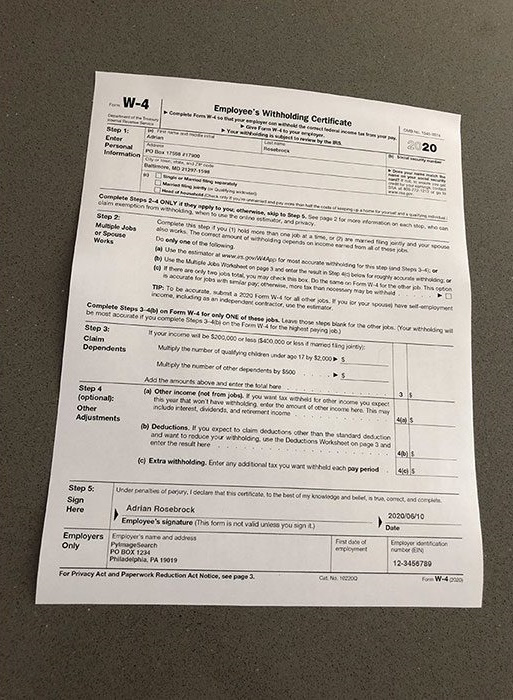
//> input picture images/img01.png, 513 x 700 px
$ ./main   (built with g++ and OpenCV 4)
//> lines starting //> are read from the running program, lines starting //| are printed output that depends on the picture; after the words box and inside, x2 and y2 are one past the last pixel; in counts of white or black regions, pixels touching at a corner belong together
#include <opencv2/highgui/highgui.hpp>
#include <opencv2/imgproc.hpp>
#include <iostream>

using namespace cv;
using namespace std;

Mat openImage(string path)
{
    Mat output_image = imread(path, IMREAD_UNCHANGED);
//> output_image is the input picture: 700 rows x 513 cols, CV_8UC3; mean B, G, R 135.6, 145.3, 152.5

    if (output_image.empty()) {
        cout << "Could not open or find the image\n";
        return Mat();
    }

    return output_image;
}

Mat closingMorphological(Mat input_image)
{
    Mat output_image;
    int morph_size = 2;

    Mat element = getStructuringElement(
        MORPH_RECT,
        Size(1 * morph_size + 1, 2 * morph_size + 1),
        Point(morph_size, morph_size));

    morphologyEx(input_image, output_image, MORPH_CLOSE, element,
        Point(-1, -1), 2);

    return output_image;
}

Mat toGrayscale(Mat input_image)
{
    Mat output_image;
    if (input_image.channels() == 3) {
        cvtColor(input_image, output_image, COLOR_BGR2GRAY);
//> output_image: 700 rows x 513 cols, CV_8UC1
    }
    else {
        output_image = input_image.clone();
    }

    return output_image;
}

Mat thresholdingOperation(Mat input_image)
{
    Mat output_image;

    double thresh = 180;
    double maxval = 255;
    int type = THRESH_BINARY;

    threshold(input_image, output_image, thresh, maxval, type);
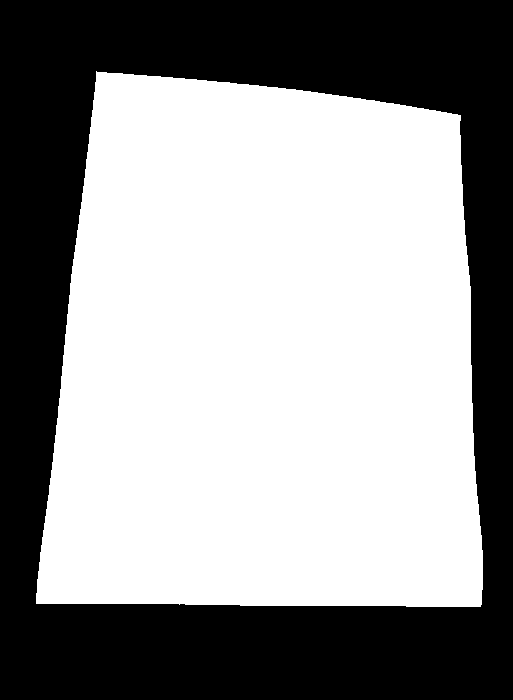
//> output_image: 700 rows x 513 cols, CV_8UC1; 58.4% white; 1 black region, box (x1, y1, x2, y2) and area: (0, 0, 513, 700) 149468

    return output_image;
}

Mat edgeDetection(Mat input_image)
{
    Mat output_image;

    double threshold1 = 50;
    double threshold2 = 150;

    Canny(input_image, output_image, threshold1, threshold2);
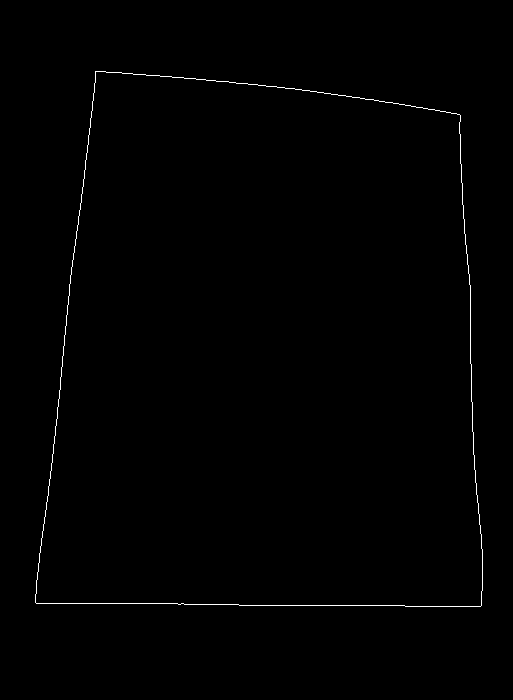
//> output_image: 700 rows x 513 cols, CV_8UC1; 0.51% white in thin lines or dots, all inside (x1, y1, x2, y2) = (35, 71, 483, 607)

    return output_image;
}

Mat cornerDetection(Mat input_image, vector<Point>& sorted_corners)
{
    Mat output_image;
    vector<vector<Point>> contours;

    findContours(input_image, contours, RETR_EXTERNAL, CHAIN_APPROX_SIMPLE);
//> contours = 1 contour; box (x1, y1, x2, y2) and area: (35, 71, 483, 607) 209538

    double max_area = 0;
    size_t max_index = 0;
    for (size_t i = 0; i < contours.size(); i++) {
        double area = contourArea(contours[i]);
        if (area > max_area) {
            max_area = area;
            max_index = i;
        }
    }
//> this loop made 1 pass
//> (area, max_area) on pass 1: (209538, 209538)
//> after the loop, max_area = 209538; max_index = 0

    //Douglas-Peucker algorithm
    vector<Point> approx;
    double epsilon = 0.02 * arcLength(contours[max_index], true);
//> epsilon = 37.77
    approxPolyDP(contours[max_index], approx, epsilon, true);
//> approx = 4 Points (x, y): [95, 71], [35, 602], [480, 606], [460, 115]

    while (approx.size() > 4) {
        epsilon *= 1.1;
        approxPolyDP(contours[max_index], approx, epsilon, true);
    }
//> this loop made 0 passes
//> after the loop, epsilon = 37.77

    if (approx.size() > 4) {
        vector<Point> best_quad;
        double max_quad_area = 0;
        for (size_t i = 0; i < approx.size(); i++) {
            for (size_t j = i + 1; j < approx.size(); j++) {
                for (size_t k = j + 1; k < approx.size(); k++) {
                    for (size_t l = k + 1; l < approx.size(); l++) {
                        vector<Point> quad = { approx[i], approx[j], approx[k], approx[l] };
                        double area = contourArea(quad);
                        if (area > max_quad_area) {
                            max_quad_area = area;
                            best_quad = quad;
                        }
                    }
                }
            }
        }
        approx = best_quad;
    }

    sorted_corners = vector<Point>(4, Point(0, 0));
    if (approx.size() == 4) {
        Point center(0, 0);
        for (const auto& pt : approx) center += pt;
//> this loop made 4 passes
//> (pt, center) on passes 2 to 4: (Point(35, 602), Point(130, 673)), (Point(480, 606), Point(610, 1279)), (Point(460, 115), Point(1070, 1394))
        center.x /= 4;
//> center = Point(267, 1394)
        center.y /= 4;
//> center = Point(267, 348)

        for (const auto& pt : approx) {
            if (pt.x < center.x && pt.y < center.y) sorted_corners[0] = pt; // top-left
            else if (pt.x > center.x && pt.y < center.y) sorted_corners[1] = pt; // top-right
            else if (pt.x > center.x && pt.y > center.y) sorted_corners[2] = pt; // bottom-right
            else sorted_corners[3] = pt; // bottom-left
        }
//> this loop made 4 passes

        for (const auto& pt : sorted_corners) {
            if (pt == Point(0, 0)) {
                sort(approx.begin(), approx.end(), [](const Point& a, const Point& b) { return a.y < b.y; });
                sort(approx.begin(), approx.begin() + 2, [](const Point& a, const Point& b) { return a.x < b.x; });
                sort(approx.begin() + 2, approx.end(), [](const Point& a, const Point& b) { return a.x > b.x; });
                sorted_corners[0] = approx[0];
                sorted_corners[1] = approx[1];
                sorted_corners[2] = approx[3];
                sorted_corners[3] = approx[2];
                break;
            }
        }
//> this loop made 4 passes
    }
    else {
        sorted_corners = approx;
    }

    if (input_image.channels() == 1) {
        cvtColor(input_image, output_image, COLOR_GRAY2BGR);
    }
    else {
        output_image = input_image.clone();
    }

    for (size_t i = 0; i < sorted_corners.size(); i++) {
        circle(output_image, sorted_corners[i], 10, Scalar(0, 0, 255), FILLED);
        putText(output_image, to_string(i), sorted_corners[i], FONT_HERSHEY_SIMPLEX, 1, Scalar(255, 255, 255), 2);
        line(output_image, sorted_corners[i], sorted_corners[(i + 1) % sorted_corners.size()], Scalar(0, 255, 0), 2);
    }
//> this loop made 4 passes
//> pass 1, in cornerDetection, `putText(output_image, to_string(i), sorted_corners[i], FONT_HERSHEY_SI..`:
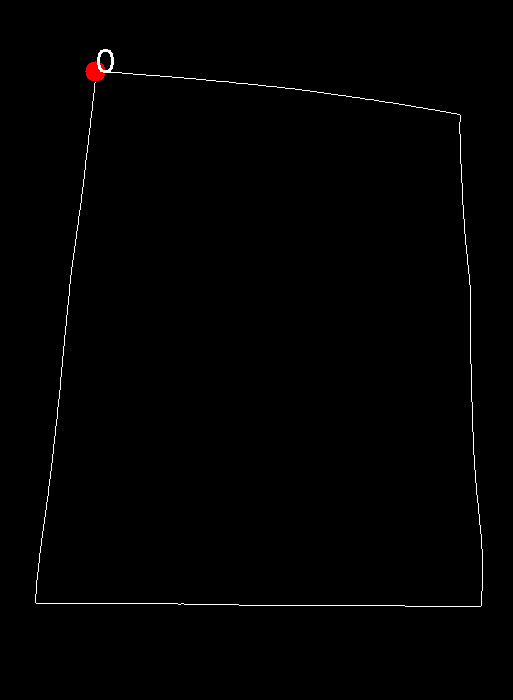
//> output_image: 700 rows x 513 cols, CV_8UC3; mean B, G, R 1.4, 1.4, 1.6
//> pass 2, in cornerDetection, `putText(output_image, to_string(i), sorted_corners[i], FONT_HERSHEY_SI..`:
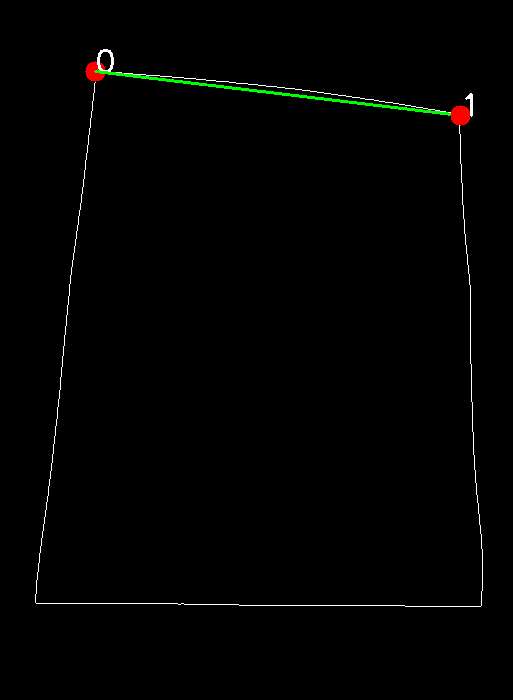
//> output_image: 700 rows x 513 cols, CV_8UC3; 0.41% of pixels changed, all inside (x1, y1, x2, y2) = (94, 70, 473, 126)
//> pass 3, in cornerDetection, `putText(output_image, to_string(i), sorted_corners[i], FONT_HERSHEY_SI..`:
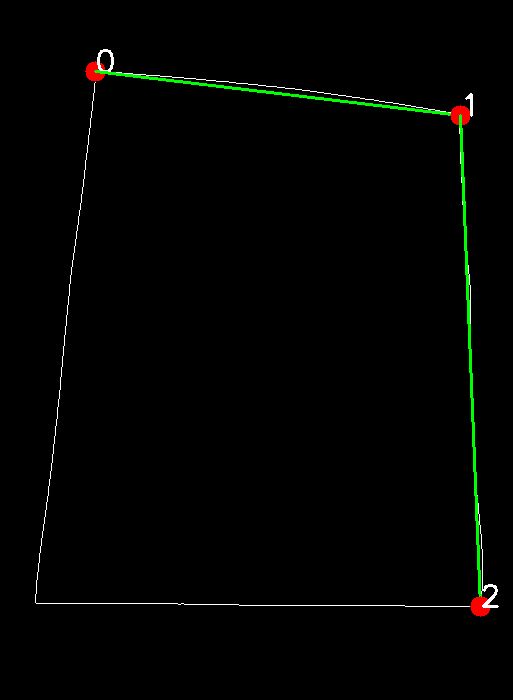
//> output_image: 700 rows x 513 cols, CV_8UC3; 0.52% of pixels changed, all inside (x1, y1, x2, y2) = (459, 114, 499, 617)
//> after the loop:
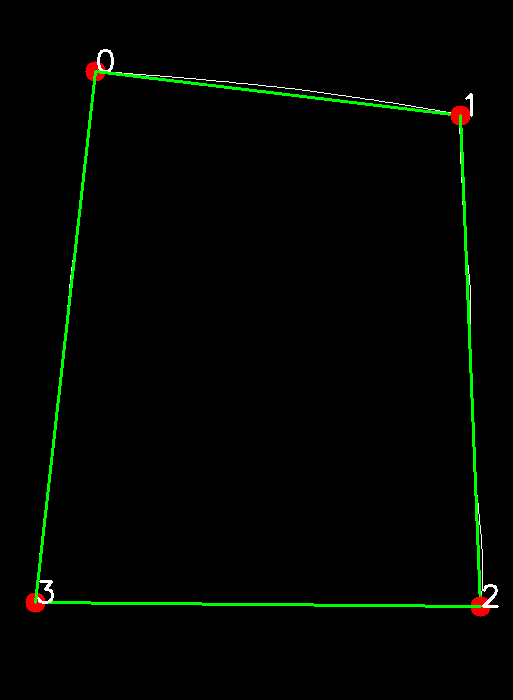
//> output_image: 700 rows x 513 cols, CV_8UC3; 0.92% of pixels changed, all inside (x1, y1, x2, y2) = (25, 72, 482, 613)

    return output_image;
}

Mat perspectiveTransform(Mat input_image, const vector<Point>& corners)
{
    Mat output_image;
    vector<Point2f> src_pts, dst_pts;

    double width_top = norm(corners[1] - corners[0]);
    double width_bottom = norm(corners[2] - corners[3]);
    double max_width = max(width_top, width_bottom);

    double height_left = norm(corners[3] - corners[0]);
    double height_right = norm(corners[2] - corners[1]);
    double max_height = max(height_left, height_right);

    for (const auto& pt : corners) {
        src_pts.push_back(Point2f(pt));
    }

    dst_pts = {
        Point2f(0, 0),
        Point2f(max_width - 1, 0),
        Point2f(max_width - 1, max_height - 1),
        Point2f(0, max_height - 1)
    };

    Mat transform_matrix = getPerspectiveTransform(src_pts, dst_pts);

    warpPerspective(input_image, output_image, transform_matrix,
        Size((int)max_width, (int)max_height), INTER_LINEAR, BORDER_CONSTANT);

    return output_image;
}

int main(int argc, char** argv)
{
    string image_path = "C:/coding/document_scanner/images/img01.png";
    Mat original_image = openImage(image_path);
    imshow("Step 0: Source Image", original_image);

    if (original_image.empty()) {
        cerr << "Error: Could not load image from path: " << image_path << endl;
        return -1;
    }

    Mat closing_morph_image = closingMorphological(original_image);
    imshow("Step 1: After Closing Morphological Operation", closing_morph_image);

    Mat grayscale_image = toGrayscale(closing_morph_image);
    imshow("Step 2: After Grayscale Conversion", grayscale_image);

    Mat thresholded_image = thresholdingOperation(grayscale_image);
    imshow("Step 3: After Thresholding Operation", thresholded_image);

    Mat edge_image = edgeDetection(thresholded_image);
    imshow("Step 4: After Edge Detection", edge_image);

    vector<Point> detected_corners;
    Mat corners_image = cornerDetection(edge_image, detected_corners);
//> detected_corners = 4 Points (x, y): [95, 71], [460, 115], [480, 606], [35, 602]
    imshow("Step 5: After Corner Detection", corners_image);

    Mat transformed_image = perspectiveTransform(original_image, detected_corners);
//> in perspectiveTransform, `double width_top = norm(corners[1] - corners[0]);`: width_top = 367.6
//> in perspectiveTransform, `double width_bottom = norm(corners[2] - corners[3]);`: width_bottom = 445
//> in perspectiveTransform, `double height_left = norm(corners[3] - corners[0]);`: height_left = 534.4
//> in perspectiveTransform, `double height_right = norm(corners[2] - corners[1]);`: height_right = 491.4
//> in perspectiveTransform, `double max_height = max(height_left, height_right);`: max_height = 534.4
//> the loop in perspectiveTransform, `for (const auto& pt : corners)` made 4 passes
//> in perspectiveTransform, `dst_pts = { Point2f(0, 0), Point2f(max_width - 1, 0), Point2f(max_widt..`: dst_pts = 4 Points (x, y): [0, 0], [444, 0], [444, 533.4], [0, 533.4]
//> in perspectiveTransform, `Mat transform_matrix = getPerspectiveTransform(src_pts, dst_pts);`: transform_matrix = [[1.11, 0.126, -114.6], [-0.147, 1.22, -72.53], [-0.000258, 0.000396, 1]]
//> in perspectiveTransform, `warpPerspective(input_image, output_image, transform_matrix, Size((int..`:
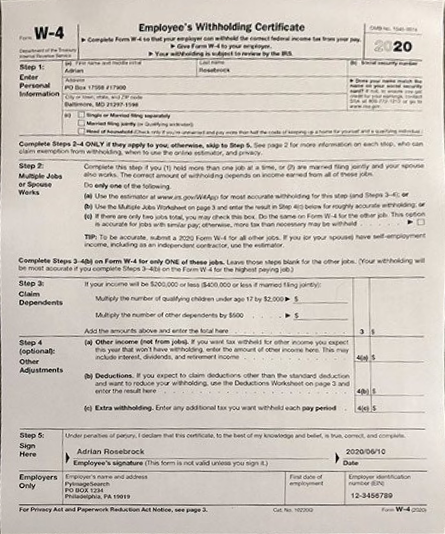
//> output_image: 534 rows x 445 cols, CV_8UC3; mean B, G, R 190.5, 198.5, 205.6
    imshow("Step 6: Perspective Transformed Image", transformed_image);

    waitKey();
    return 0;
}

$ run again, with images/img02.png copied over images/img01.png
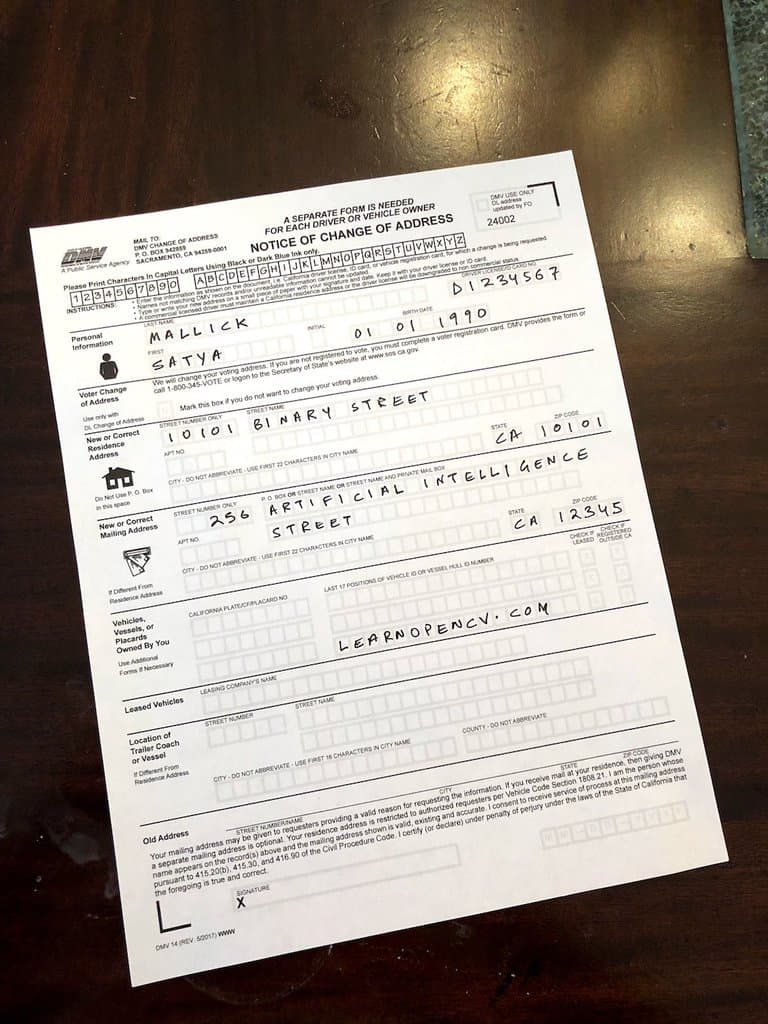
//> input picture images/img02.png, 768 x 1024 px
//> in openImage, output_image is the input picture: 1024 rows x 768 cols, CV_8UC3; mean B, G, R 135.8, 144.6, 154.3
//> contours = 36 contours, 35 with area under 20; largest, box (x1, y1, x2, y2) and area: (29, 150, 729, 987) 430063
//> the loop in cornerDetection, `for (size_t i = 0; i < contours.size(); i++)` made 36 passes
//> (area, max_area) on pass 14: (430063, 430063)
//> after the loop in cornerDetection, `for (size_t i = 0; i < contours.size(); i++)`: max_area = 430063; max_index = 13
//> in cornerDetection, `double epsilon = 0.02 * arcLength(contours[max_index], true);`: epsilon = 56.12
//> approx = 4 Points (x, y): [571, 150], [29, 229], [132, 986], [728, 860]
//> after the loop in cornerDetection, `while (approx.size() > 4)`: epsilon = 56.12
//> the loop in cornerDetection, `for (const auto& pt : approx) center += pt;` made 4 passes
//> (pt, center) on passes 2 to 4: (Point(29, 229), Point(600, 379)), (Point(132, 986), Point(732, 1365)), (Point(728, 860), Point(1460, 2225))
//> in cornerDetection, `center.x /= 4;`: center = Point(365, 2225)
//> in cornerDetection, `center.y /= 4;`: center = Point(365, 556)
//> the loop in cornerDetection, `for (const auto& pt : approx)` made 4 passes
//> the loop in cornerDetection, `for (const auto& pt : sorted_corners)` made 4 passes
//> the loop in cornerDetection, `for (size_t i = 0; i < sorted_corners.size(); i++)` made 4 passes
//> after the loop in cornerDetection, `for (size_t i = 0; i < sorted_corners.size(); i++)`:
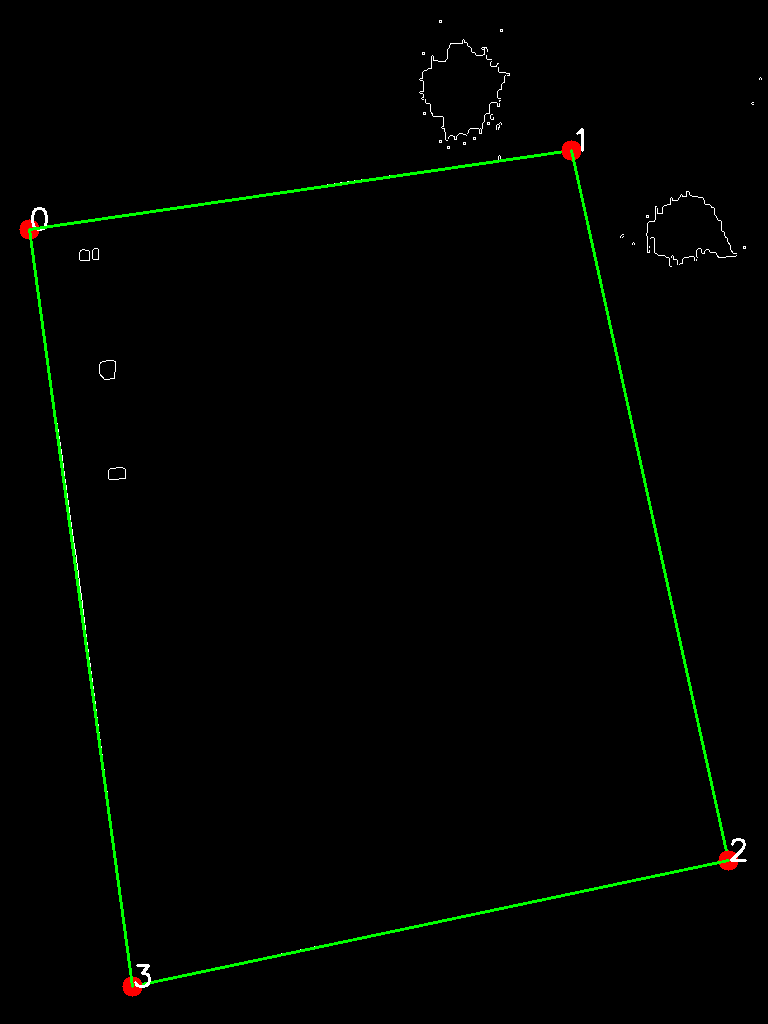
//> output_image: 1024 rows x 768 cols, CV_8UC3; mean B, G, R 0.6, 3.1, 0.9
//> detected_corners = 4 Points (x, y): [29, 229], [571, 150], [728, 860], [132, 986]
//> width_top = 547.7
//> width_bottom = 609.2
//> height_left = 764
//> height_right = 727.2
//> max_height = 764
//> the loop in perspectiveTransform, `for (const auto& pt : corners)` made 4 passes
//> dst_pts = 4 Points (x, y): [0, 0], [608.2, 0], [608.2, 763], [0, 763]
//> transform_matrix = [[1.09, -0.148, 2.35], [0.166, 1.14, -266.3], [-6.31e-05, 0.000166, 1]]
//> in perspectiveTransform, `warpPerspective(input_image, output_image, transform_matrix, Size((int..`:
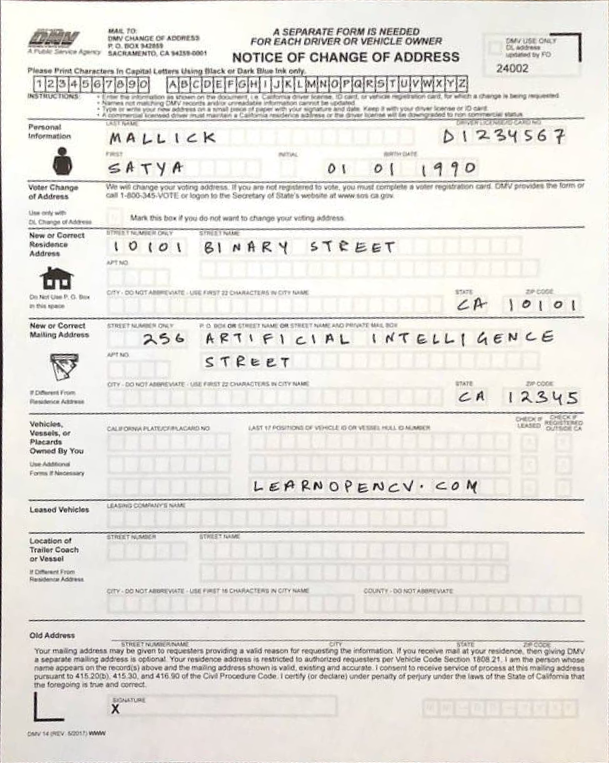
//> output_image: 763 rows x 609 cols, CV_8UC3; mean B, G, R 222.5, 227.5, 230.2
